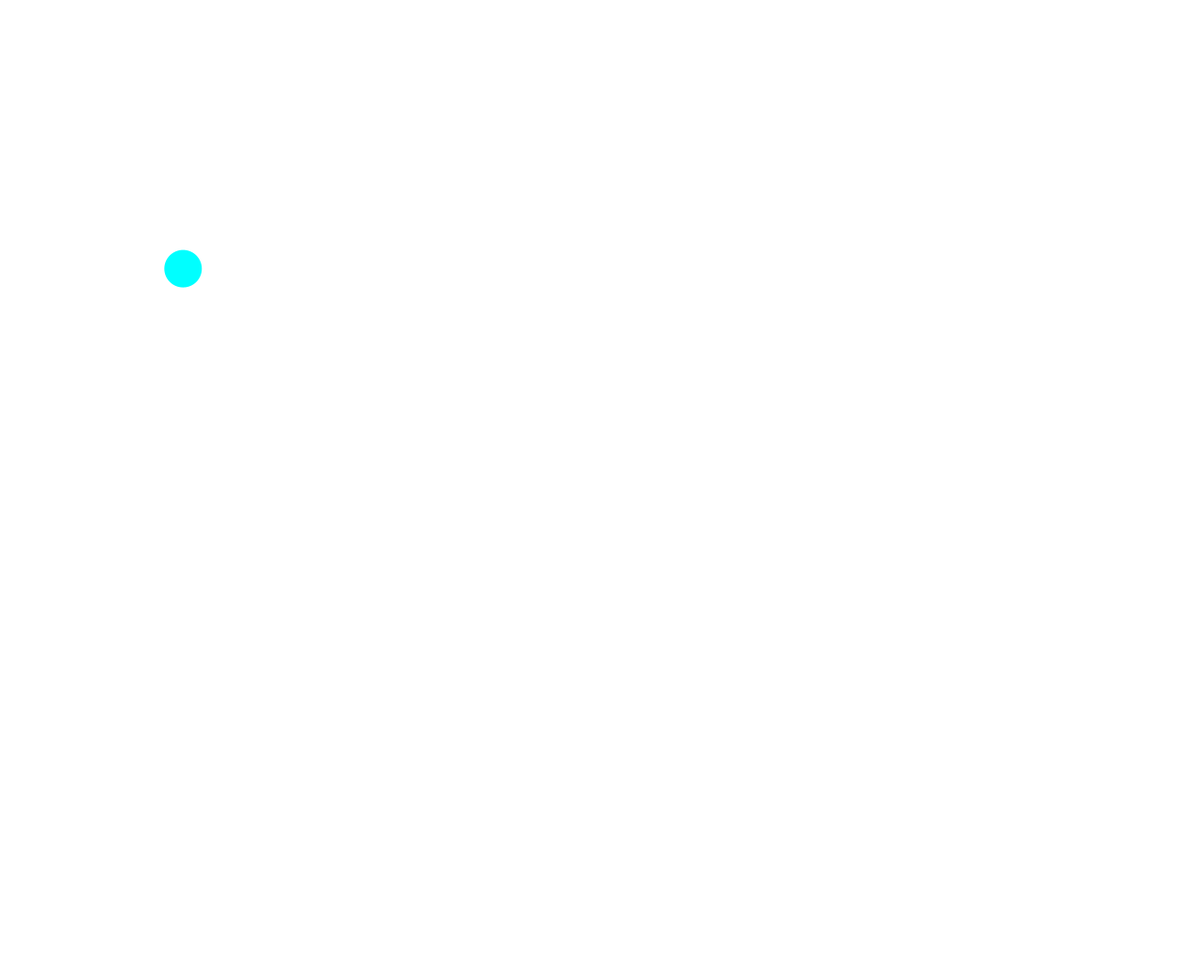
Frame 1 (no input)
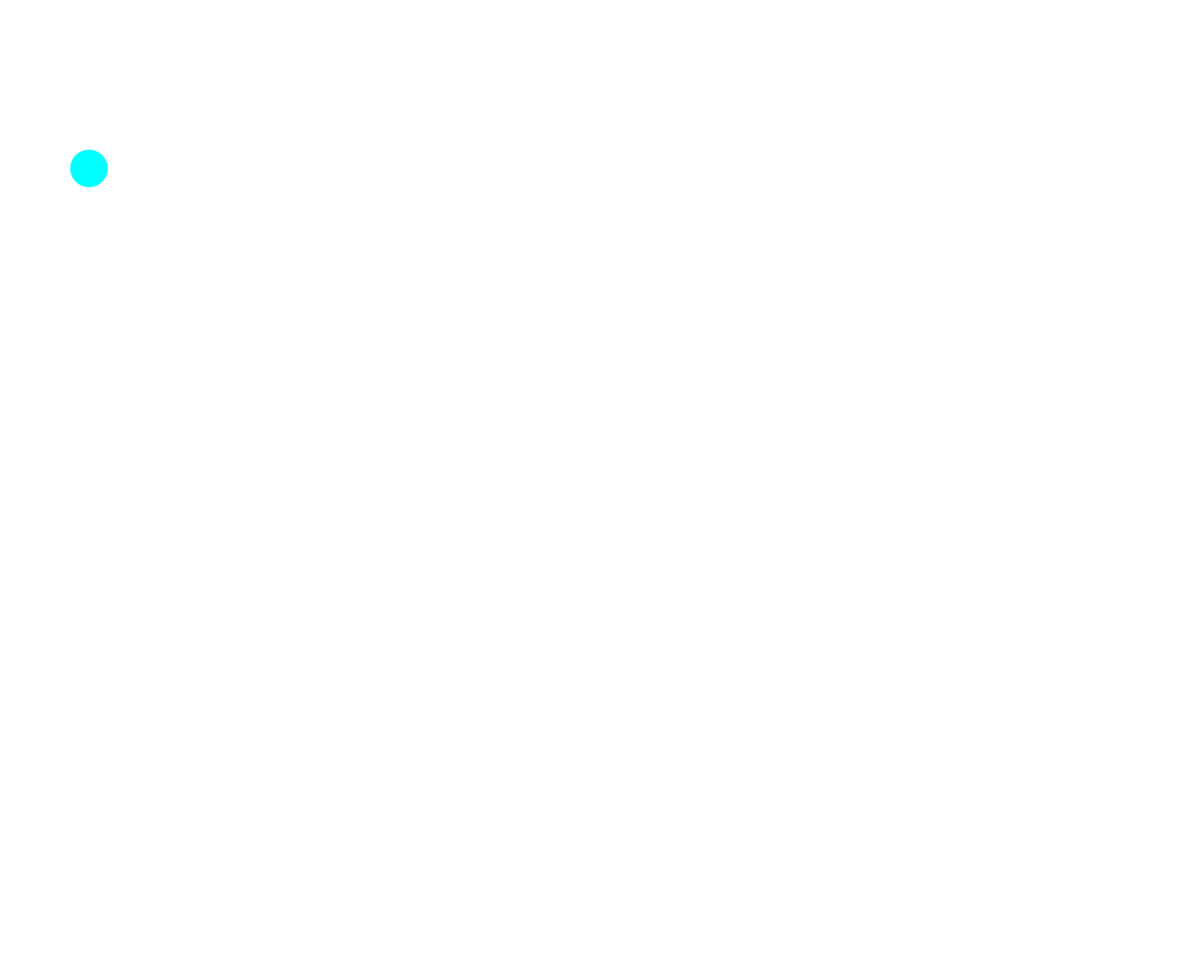
Frame 60 (the mouse pressed at the canvas centre just before this capture)
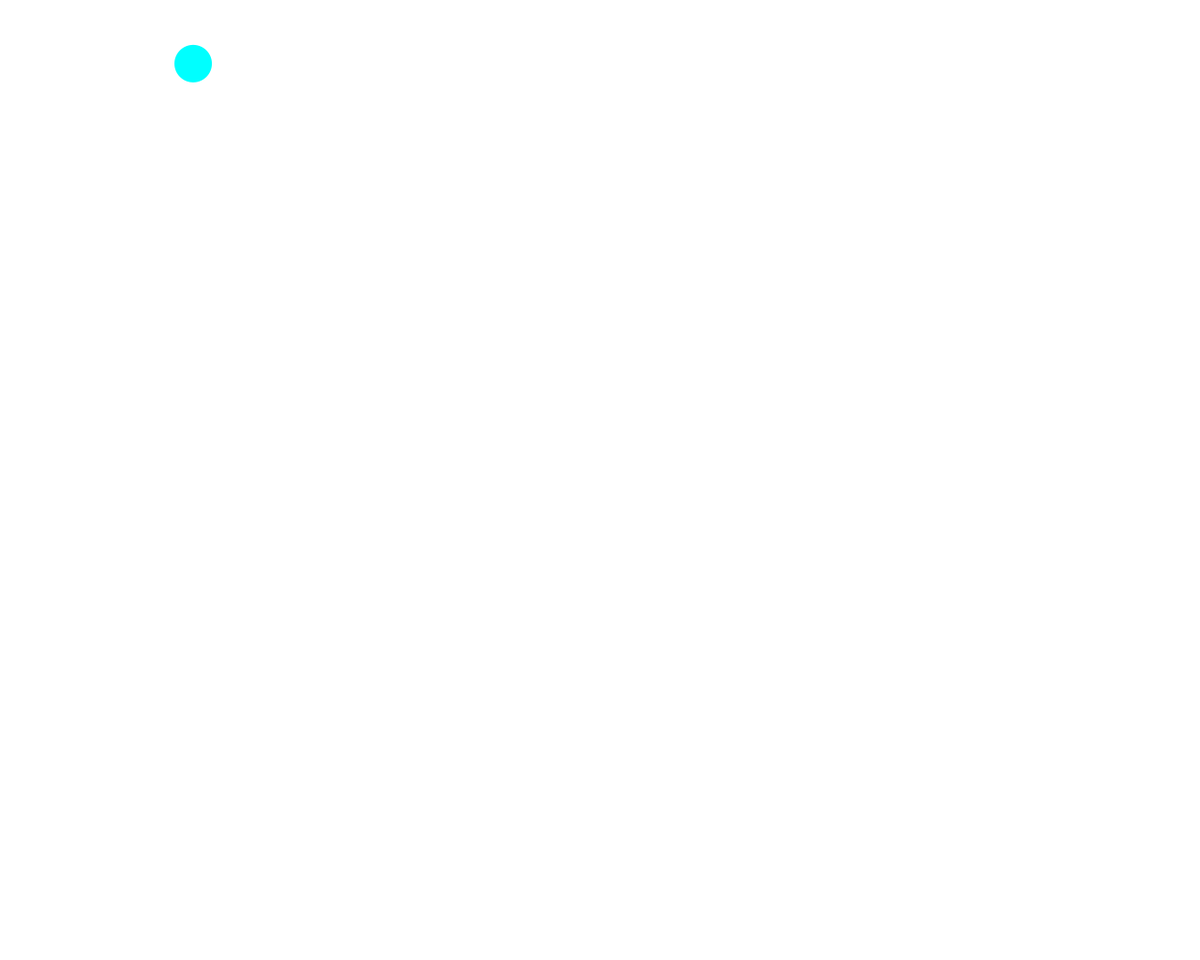
Frame 120 (the mouse held since frame 60 and released just before this capture)

The Processing sketch that drew these frames (run headless with seeded random() and noise(); from frame 60 on, the mouse is pressed at the canvas centre):

// Processing sketch: ObjectsAndMouseCursor_oo1_EX
// ── ObjectsAndMouseCursor_oo1_EX.pde
// 定数
final float gravity = 9.8 / 60;  // <-- 1/60秒あたりの重力加速度
final float elas=1;

//final float y0=25;//y座標初期位置
//final float vy0=4;//初速度
// 変数

int fps=60;
int d=40;//直径
float G=0.1;//引力

float Hue=0;
boolean Touch=false;
Bouncy bouncy=new Bouncy();


void setup() {
  size(1280, 1024);
  noStroke();
  fill(0, 0, 0);
  frameRate(fps);
  colorMode(HSB, 360, 100, 100);
}

void draw() {
  background(0, 0, 255);
  bouncy.Task();
}

class Bouncy {
  float X=random(0, 300);// <-- ボールのy座標;                     //ボールのx軸
  float Vx=random(0, 5);// <-- ボールのy座標;                        // <-- ボールの速度のx成分
  float Y=random(0, 300);// <-- ボールのy座標;                         
  float Vy=random(0, 5);// <-- ボールのy座標;                        

  float calcHue(float vy) {
    Hue = sqrt(bouncy.Vx * bouncy.Vx + vy * vy);
    return Hue;
  }

  void Task() {
    check();
    if (Touch == true) {
      fill(0, 100, 100);
      ellipse(bouncy.X, bouncy.Y, d, d);
      return;
    } else {
      fill(180, 100, 100);
    }  
    print(Touch);
    if (bouncy.X>width-d/2) {                       //地面接触
      bouncy.X=width-d/2;
      bound_x();
    }
    if (bouncy.X<0+d/2) {                       //地面接触
      bouncy.X=0+d/2;
      bound_x();
    }
    if (bouncy.Y>height-d/2) {                       //地面接触
      bouncy.Y=height-d/2;
      bound_y();
    }
    if (bouncy.Y<0+d/2) {                             //天井接触
      bouncy.Y=0+d/2;
      bound_y();
    }

    /*vy += gravity;    // <-- 速度に重力加速度を加算する
     */

    bouncy.X +=bouncy.Vx;           // <-- ボールがxの速度ぶん移動する
    bouncy.Y +=bouncy.Vy;//= min(y+vy,height-d/2);          // <-- ボールｙの速度ぶん移動する
    if (bouncy.X>mouseX&&bouncy.Y<mouseY) {
      bouncy.Vx=bouncy.Vx-G;
      bouncy.Vy=bouncy.Vy+G;
    } else if (bouncy.X>mouseX&&bouncy.Y>mouseY) {
      bouncy.Vx=bouncy.Vx-G;
      bouncy.Vy=bouncy.Vy-G;
    } else if (bouncy.X<mouseX&&bouncy.Y>mouseY) {
      bouncy.Vx=bouncy.Vx+G;
      bouncy.Vy=bouncy.Vy-G;
    } else if (bouncy.X<mouseX&&bouncy.Y<mouseY) {
      bouncy.Vx=bouncy.Vx+G;
      bouncy.Vy=bouncy.Vy+G;
    }

    //fill(calcHue(vy)*10, 100, 100);
    print((int)bouncy.Y+".");
    ellipse(bouncy.X, bouncy.Y, d, d);
  }

  void check() {
    if ((mouseX-bouncy.X)*(mouseX-bouncy.X)+(mouseY-bouncy.Y)*(mouseY-bouncy.Y)<(d/2)*(d/2)&&mousePressed) {
      Touch=true;
    } else {
      Touch=false;
    }
  }

  void bound_y() {
    bouncy.Vy=-bouncy.Vy*elas;
  }

  void bound_x() {
    bouncy.Vx=-bouncy.Vx*elas;
  }
}
